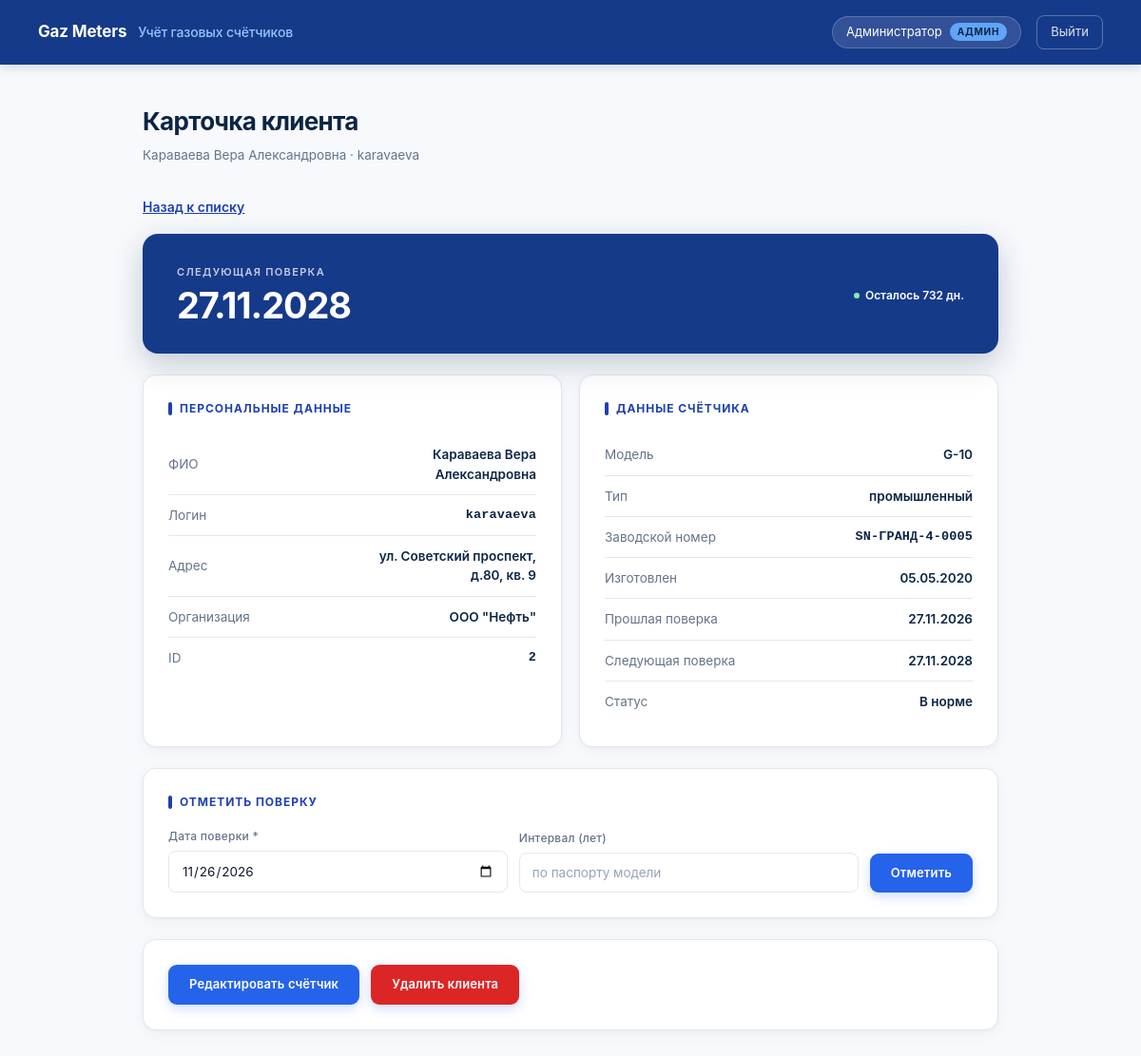
Page /admin/client/2 (signed in) on the committed database.
### app.py (models this page shows)
class User(UserMixin, database.Model):
    id = database.Column(database.Integer, primary_key=True)
    username = database.Column(database.String(80), unique=True, nullable=False)
    password_hash = database.Column(database.String(200), nullable=False)
    full_name = database.Column(database.String(150), nullable=False)
    address = database.Column(database.String(250))
    organization = database.Column(database.String(200))
    is_admin = database.Column(database.Boolean, default=False)
    meter = database.relationship('GasMeter', backref='owner', uselist=False, cascade='all, delete-orphan')

class GasMeter(database.Model):
    __table_args__ = (database.CheckConstraint("meter_type IN ('бытовой','промышленный')", name='ck_meter_type'),)
    id = database.Column(database.Integer, primary_key=True)
    user_id = database.Column(database.Integer, database.ForeignKey('user.id'), unique=True, nullable=False)
    model = database.Column(database.String(100), nullable=False)
    meter_type = database.Column(database.String(50), nullable=False)
    serial_number = database.Column(database.String(50), unique=True, nullable=False)
    manufacture_date = database.Column(database.Date, nullable=False)
    last_check_date = database.Column(database.Date, nullable=False)
    next_check_date = database.Column(database.Date, nullable=False)
    @property
    def days(self): return (self.next_check_date - date.today()).days
    @property
    def overdue(self): return self.days < 0
    @property
    def status(self):
        days_left = self.days
        return ('overdue', 'Просрочена') if days_left < 0 else ('soon', 'Скоро') if days_left <= 30 else ('mid', 'Средне') if days_left <= 90 else ('ok', 'В норме')

### app.py (the view)
@app.route('/admin/client/<int:user_id>')
@login_required
def admin_client(user_id):
    if not current_user.is_admin: return redirect(url_for('client'))
    client_user = get_client(user_id)
    if not client_user:
        flash('Клиент не найден', 'error'); return redirect(url_for('admin'))
    return render_template('client_card.html', user=client_user, max_date=date.today().isoformat(), today_str=date.today().isoformat())

### app.py (called while the page is built)
@login_manager.user_loader
def load_user(user_id): return database.session.get(User, int(user_id))

def get_client(user_id):
    client_user = database.session.get(User, user_id)
    return None if (not client_user or client_user.is_admin) else client_user

### templates/client_card.html (shortened to what this page needs)
{% extends "base.html" %}
{% block content %}
<div style="max-width:900px;margin:0 auto">
    <div class="page-title">Карточка клиента</div>
    <div class="page-sub">{{ user.full_name }} · {{ user.username }}</div>
    <p style="margin-bottom:18px"><a href="{{ url_for('admin') }}" style="color:var(--blue);font-weight:600">Назад к списку</a></p>
    {% if user.meter %}
    {% set meter = user.meter %}
    <div class="hero">
        <div>
            <div class="k">Следующая поверка</div>
            <div class="big">{{ meter.next_check_date.strftime('%d.%m.%Y') }}</div>
        </div>
        <div>
            <span class="status s-{{ meter.status[0] }}">
                {% if meter.overdue %}
                Просрочена на {{ -meter.days }} дн.
                {% else %}
                Осталось {{ meter.days }} дн.
                {% endif %}
            </span>
        </div>
    </div>
    <div class="grid cols-2">
        <div class="card">
            <h3>Персональные данные</h3>
            <table class="kv">
                <tr>
                    <td>ФИО</td>
                    <td>{{ user.full_name }}</td>
                </tr>
                <tr>
                    <td>Логин</td>
                    <td class="mono">{{ user.username }}</td>
                </tr>
                <tr>
                    <td>Адрес</td>
                    <td>{{ user.address or '—' }}</td>
                </tr>
                <tr>
                    <td>Организация</td>
                    <td>
                        {% if meter.meter_type == 'промышленный' %}
                        {{ user.organization or '—' }}
                        {% else %}
                        <span class="muted">—</span>
                        {% endif %}
                    </td>
                </tr>
                <tr>
                    <td>ID</td>
                    <td class="mono">{{ user.id }}</td>
                </tr>
            </table>
        </div>
        <div class="card">
            <h3>Данные счётчика</h3>
            <table class="kv">
                <tr>
                    <td>Модель</td>
                    <td>{{ meter.model }}</td>
                </tr>
                <tr>
                    <td>Тип</td>
                    <td>{{ meter.meter_type }}</td>
                </tr>
                <tr>
                    <td>Заводской номер</td>
                    <td class="mono">{{ meter.serial_number }}</td>
                </tr>
                <tr>
                    <td>Изготовлен</td>
                    <td>{{ meter.manufacture_date.strftime('%d.%m.%Y') }}</td>
                </tr>
                <tr>
                    <td>Прошлая поверка</td>
                    <td>{{ meter.last_check_date.strftime('%d.%m.%Y') }}</td>
                </tr>
                <tr>
                    <td>Следующая поверка</td>
                    <td>{{ meter.next_check_date.strftime('%d.%m.%Y') }}</td>
                </tr>
                <tr>
                    <td>Статус</td>
                    <td>{{ meter.status[1] }}</td>
                </tr>
            </table>
        </div>
    </div>
    <div class="card" style="margin-top:22px">
        <h3>Отметить поверку</h3>
        <form method="post" action="{{ url_for('admin_client_check', user_id=user.id) }}" style="display:grid;grid-template-columns:1fr 1fr auto;gap:12px;align-items:end">
            <div class="field" style="margin:0">
                <label>Дата поверки *</label>
                <input type="date" name="check_date" required max="{{ max_date }}" value="{{ today_str }}">
            </div>
            <div class="field" style="margin:0">
                <label>Интервал (лет)</label>
                <input type="number" name="interval" min="1" max="{{ 12 if meter.meter_type == 'бытовой' else 5 }}" placeholder="по паспорту модели">
            </div>
            <button class="btn-sm" style="width:auto;padding:11px 22px">Отметить</button>
        </form>
    </div>
    <div class="card" style="margin-top:22px;display:flex;gap:12px;flex-wrap:wrap">
        <a href="{{ url_for('admin_client_edit', user_id=user.id) }}" class="btn btn-sm" style="text-decoration:none;width:auto;padding:11px 22px">Редактировать счётчик</a>
        <form method="post" action="{{ url_for('admin_client_delete', user_id=user.id) }}" onsubmit="return confirm('Удалить клиента «{{ user.full_name }}» и счётчик {{ meter.serial_number }}?');" style="margin:0">
            <button type="submit" class="btn-sm" style="background:#DC2626;width:auto;padding:11px 22px">Удалить клиента</button>
        </form>
    </div>
    {% else %}
    <div class="card center">
        <p class="muted">У клиента нет счётчика.</p>
    </div>
    {% endif %}
</div>
{% endblock %}

### templates/base.html (shortened to what this page needs)
<!doctype html>
<html lang="ru">
<head>
</head>
<body>
    <header>
        <div class="inner">
            <div class="brand">
                Gaz Meters
                <span>Учёт газовых счётчиков</span>
            </div>
            {% if current_user.is_authenticated %}
            <div class="user-chip">
                {{ current_user.full_name }}
                {% if current_user.is_admin %}
                <span class="badge-admin">админ</span>
                {% endif %}
            </div>
            <a href="{{ url_for('logout') }}" class="logout">Выйти</a>
            {% else %}
            <a href="{{ url_for('login') }}" class="logout">Вход</a>
            <a href="{{ url_for('register') }}" class="logout">Регистрация</a>
            {% endif %}
        </div>
    </header>
    <div class="content">
        {% block content %}{% endblock %}
    </div>
</body>
</html>

### rows in the picture
User: full_name "Администратор"
User: full_name "Караваева Вера Александровна", username "karavaeva", address "ул. Советский проспект, д.80, кв. 9", organization "ООО \"Нефть\"", id "2"
GasMeter: next_check_date "27.11.2028", days "732", model "G-10", meter_type "промышленный", serial_number "SN-ГРАНД-4-0005", manufacture_date "05.05.2020", last_check_date "27.11.2026", next_check_date "В норме"
